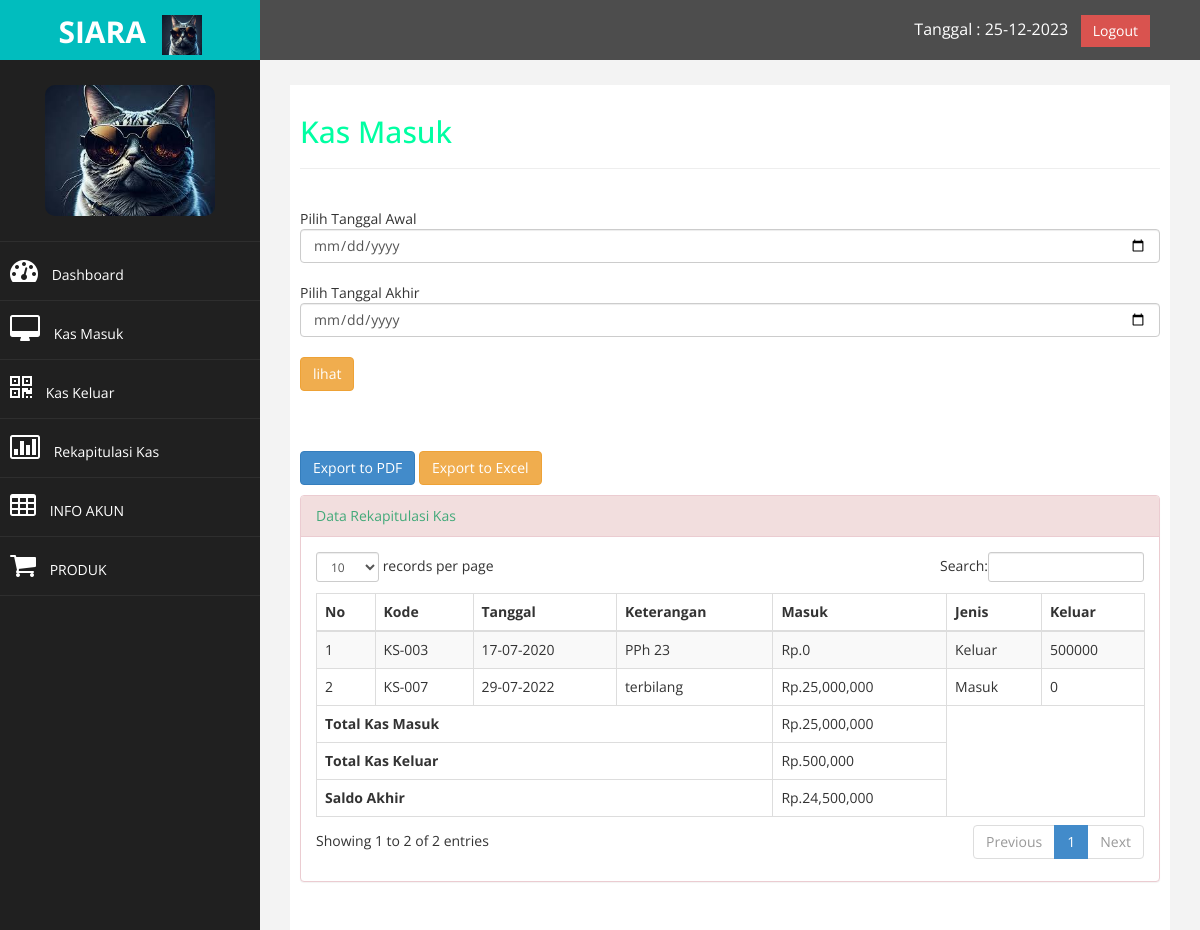
Screenshot of /index.php?p=rekap (signed in) with the database file from the repository.
### tables this page shows
CREATE TABLE `tb_kas` (
  `id` int(11) NOT NULL,
  `kode` varchar(255) NOT NULL,
  `keterangan` varchar(100) NOT NULL,
  `tgl` date NOT NULL,
  `jumlah` int(11) NOT NULL,
  `jenis` varchar(30) NOT NULL,
  `keluar` int(11) NOT NULL
);

### page/rekap/rekap.php (the view, shortened to what this page needs)
<?php
if(isset($_POST['cari'])){
    $tgl1 = $_POST['tgl1'];
    $tgl2 = $_POST['tgl2'];
    $tampilKas = $conn->query("SELECT * FROM tb_kas WHERE tgl BETWEEN '$tgl1' and '$tgl2'") or die(mysqli_error($conn));
}else{
    $tampilKas = $conn->query("SELECT * FROM tb_kas") or die(mysqli_error($conn));
}
?>
<h2>Kas Masuk</h2>
<hr>
<br>
    <form action="" method="post">
        Pilih Tanggal Awal
        <input type="date" class="form-control" name="tgl1"/>
        <br>
        Pilih Tanggal Akhir
        <input type="date" class="form-control" name="tgl2"/>
        <br>
        <button type="submit" name="cari" class="btn btn-warning">lihat</button>
    </form>
    <br>
<br><br>
<a href="laporan/export_rekam_pdf.php" class="btn btn-primary" style="margin-bottom: 10px;" target="_blank">Export to PDF</a>
<a href="laporan/export_rekam_excel.php" class="btn btn-warning" style="margin-bottom: 10px;" target="_blank">Export to Excel</a>
<div class="panel panel-danger">
    <div class="panel-heading">
         Data Rekapitulasi Kas
    </div>
    <div class="panel-body">
        <div class="table-responsive">
            <table class="table table-striped table-bordered table-hover" id="dataTables-example">
                <thead>
                    <tr>
                        <th>No</th>
                        <th>Kode</th>
                        <th>Tanggal</th>
                        <th>Keterangan</th>
                        <th>Masuk</th>
                        <th>Jenis</th>
                        <th>Keluar</th>
                    </tr>
                </thead>
                <tbody>
                <?php
                $no = 1;
                while($data = $tampilKas->fetch_assoc()) : ?>
								<tr>
									<td><?= $no++; ?></td>
									<td><?= $data['kode']; ?></td>
									<td><?= date('d-m-Y', strtotime($data['tgl'])); ?></td>
									<td><?= $data['keterangan']; ?></td>
									<td>Rp.<?= number_format($data['jumlah']); ?></td>
									<td><?= $data['jenis']; ?></td>
									<td><?= $data['keluar']; ?></td>
								</tr>
								<?php
								$totalTT = $totalTT + $data['jumlah'];
								$total_keluarT = $total_keluarT + $data['keluar'];
								$saldo_akhirT = $totalTT - $total_keluarT;
								?>
                <?php endwhile; ?>
                </tbody>
                <tfoot>
                	<tr>
                		<th colspan="4">Total Kas Masuk</th>
                		<td>Rp.<?= number_format($totalTT); ?></td>
                	</tr>
                	<tr>
                		<th colspan="4">Total Kas Keluar</th>
                		<td>Rp.<?= number_format($total_keluarT); ?></td>
                	</tr>
                	<tr>
                		<th colspan="4">Saldo Akhir</th>
                		<td>Rp.<?= number_format($saldo_akhirT); ?></td>
                	</tr>
                </tfoot>
            </table>
        </div>
    </div>
</div>

### index.php (shortened to what this page needs)
<?php
require_once 'config/koneksi.php';
$page = $_GET['p'];
$aksi = $_GET['aksi'];
?>
<!DOCTYPE html>
<html xmlns="http://www.w3.org/1999/xhtml">
<head>
    <link href="assets/css/bootstrap.css" rel="stylesheet" />
    <link href="assets/css/font-awesome.css" rel="stylesheet" />
    <link href="assets/css/custom.css" rel="stylesheet" />
    <link href="assets/js/dataTables/dataTables.bootstrap.css" rel="stylesheet" />
</head>
<body>
    <div id="wrapper">
        <?php require_once 'themeplates/navbar.php'; ?>
            <?php require_once 'themeplates/sidebar.php'; ?>
        <div id="page-wrapper" >
            <div id="page-inner">
                <div class="row">
                    <div class="col-md-12">
                    <?php
                    if($page == 'masuk') {
                        if($aksi == '') {
                            require_once 'page/kas_masuk/masuk.php';
                        } else if($aksi == 'hapus') {
                            require_once 'page/kas_masuk/hapus.php';
                        }
                    } else if($page == 'keluar') {
                        if($aksi == '') {
                            require_once 'page/kas_keluar/keluar.php';
                        } else if($aksi == 'hapus') {
                            require_once 'page/kas_keluar/hapus.php';
                        }
                    } else if($page == 'rekap') {
                        if($aksi == '') {
                            require_once 'page/rekap/rekap.php';
                        }
                    } else if($page == 'users') {
                        if($aksi == '') {
                            require_once 'page/user/user.php';
                        }
                    } else if($page =='produk'){
                        if($aksi == '') {
                            require_once 'page/produk/data_produk.php';
                        } else if($aksi == 'hapus') {
                            require_once 'page/produk/hapus.php';
                        }
                    }
                    ?>
                    </div>
                </div>
    </div>
            </div>
        </div>
    <?php require_once 'themeplates/footer.php'; ?>

### themeplates/navbar.php (shortened to what this page needs)
<nav class="navbar navbar-default navbar-cls-top " role="navigation" style="margin-bottom: 0">
            <div class="navbar-header">
                <a class="navbar-brand" href="index.php">SIARA&nbsp;&nbsp;<img src="img/images.jpeg" height="40" width="40"></a>
            </div>
  <div style="color: white;
padding: 15px 50px 5px 50px;
float: right;
font-size: 16px;"> Tanggal : <?= date('d-m-Y'); ?> &nbsp; <a href="logout.php" class="btn btn-danger square-btn-adjust">Logout</a> </div>
        </nav>

### themeplates/sidebar.php
<nav class="navbar-default navbar-side" role="navigation">
            <div class="sidebar-collapse">
                <ul class="nav" id="main-menu">
				<li class="text-center">
                    <img src="img/images.jpeg"<?= $_SESSION['admin']['foto']; ?>" class="user-image img-responsive"/>
					</li>
                    <li>
                        <a  href="index.php"><i class="fa fa-dashboard fa-2x"></i> Dashboard</a>
                    </li>
                      <li>
                        <a  href="?p=masuk"><i class="fa fa-desktop fa-2x"></i> Kas Masuk</a>
                    </li>
                    <li>
                        <a  href="?p=keluar"><i class="fa fa-qrcode fa-2x"></i> Kas Keluar</a>
                    </li>
						   <li  >
                        <a  href="?p=rekap"><i class="fa fa-bar-chart-o fa-2x"></i> Rekapitulasi Kas</a>
                    </li>
                    <?php if($_SESSION['admin']['level'] ==='admin') : ?>
                      <li  >
                        <a  href="?p=users"><i class="fa fa-table fa-2x"></i> INFO AKUN</a>
                    </li>
                    <?php endif; ?>
                    <li>
                    <a  href="?p=produk"><i class="fa fa-shopping-cart fa-2x"></i> PRODUK</a>
                </li>
                </ul>
            </div>
        </nav>

### themeplates/footer.php (shortened to what this page needs)
</body>
</html>

### assets/css/custom.css (style rules this page uses)
body { font-family: "Open Sans", sans-serif; }
#wrapper { width: 100%; background: #202020; }
#page-wrapper { padding: 15px 15px; min-height: 600px; background: #f3f3f3; }
#page-inner { width: 100%; margin: 10px 20px 10px 0px; background-color: #fff !important; padding: 10px; min-height: 1200px; }
.text-center { text-align: center; }
h2 { color: rgb(0, 255, 162); }
.square-btn-adjust { border: 0px solid transparent; -webkit-border-radius: 0px; -moz-border-radius: 0px; border-radius: 0px; }
.user-image { margin: 25px auto; -webkit-border-radius: 10px; -moz-border-radius: 10px; border-radius: 10px; max-height: 170px; max-width: 170px; }
.navbar-cls-top .navbar-brand { color: rgb(47, 209, 176); background: #1da5bc; width: 260px; text-align: center; height: 60px; font-size: 30px; font-weight: 700; }
.sidebar-collapse, .sidebar-collapse .nav { background: none; }
.sidebar-collapse .nav { padding: 0; }
.sidebar-collapse .nav > li > a { color: #fff; background: #202020; text-shadow: none; }
.sidebar-collapse > .nav > li > a { padding: 15px 10px; }
.sidebar-collapse > .nav > li { border-bottom: 1px solid rgba(107, 108, 109, 0.19); }
.navbar-side { border: none; background-color: #202020; }
.navbar-cls-top { background: #4d4d4d; border-bottom: none; }
.navbar-default { border: 0px solid black; }
.navbar-header { background: #03a7a2; }
.nav > li > a > i { margin-right: 10px; }
@media (min-width: 768px) { #page-wrapper { margin: 0 0 0 260px; padding: 15px 30px; min-height: 1200px; } }
@media (min-width: 768px) { .navbar-side { z-index: 1; position: absolute; width: 260px; } }
@media (min-width: 768px) { .navbar { border-radius: 0px; } }

### rows the page displays
tb_kas: kode "KS-003", tgl "17-07-2020", keterangan "PPh 23", jumlah "0", jenis "Keluar", keluar "500000"
tb_kas: kode "KS-007", tgl "29-07-2022", keterangan "terbilang", jumlah "25,000,000", jenis "Masuk", keluar "0"

### other values shown
$totalTT "25,000,000"
$total_keluarT "500,000"
$saldo_akhirT "24,500,000"
